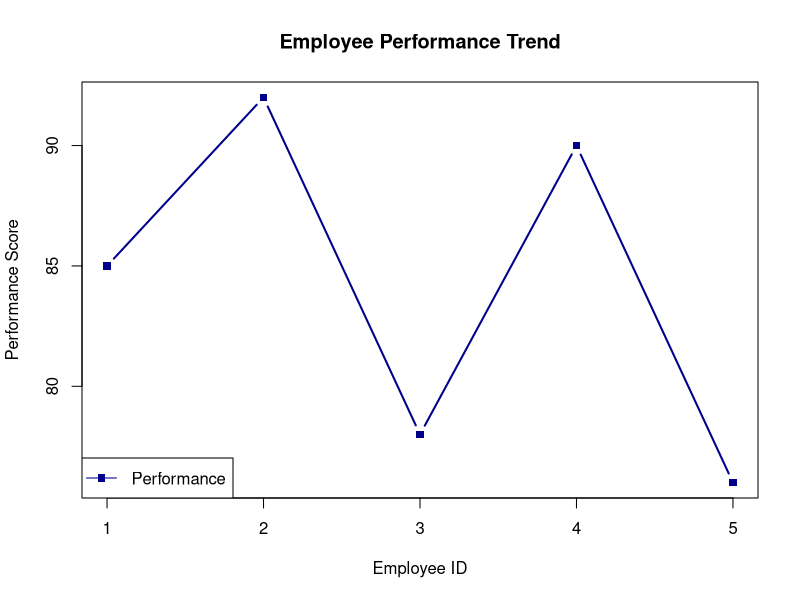
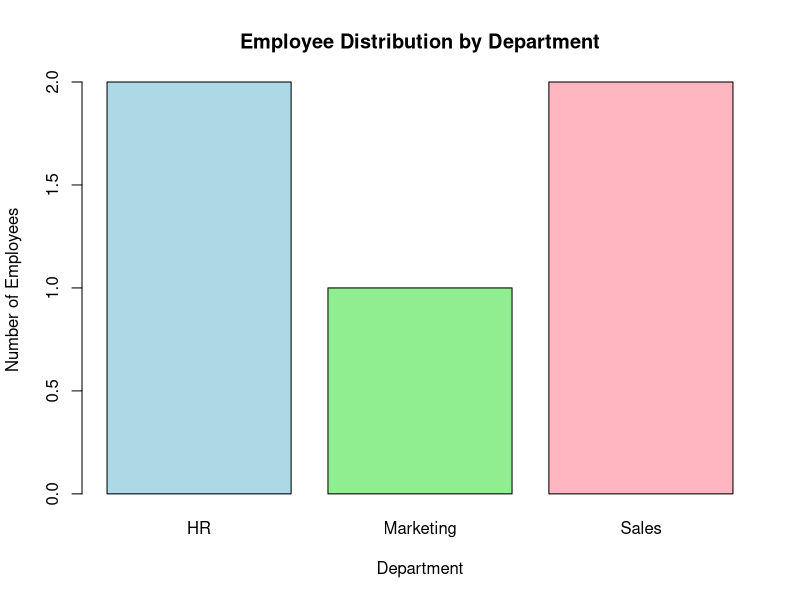
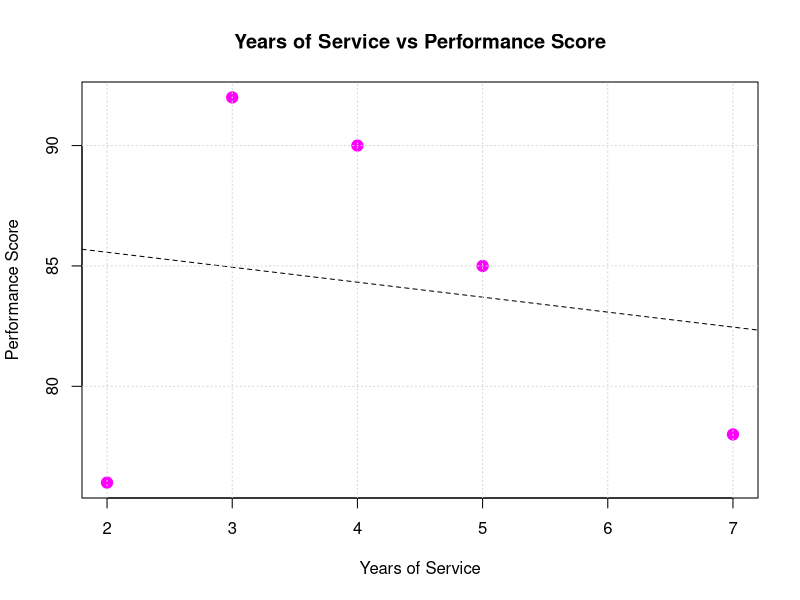
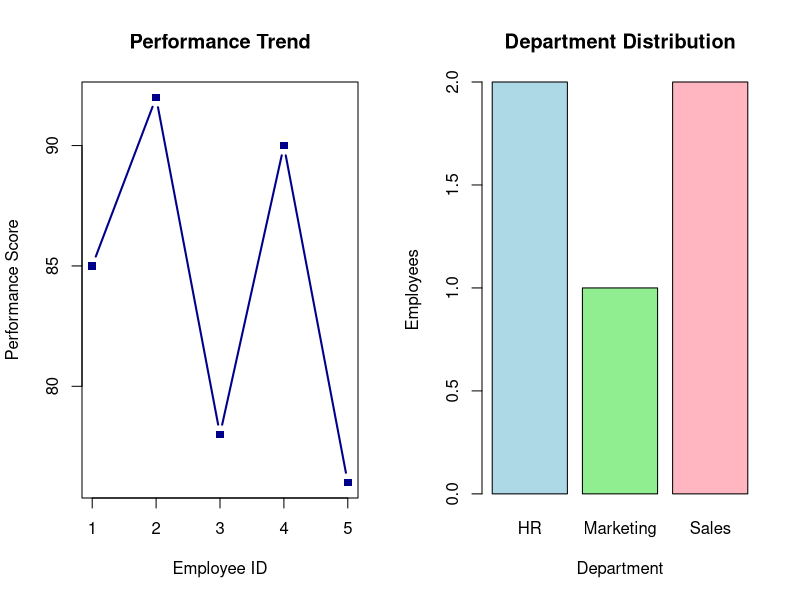

Source code (R) for these figures, in order:
# Experiment 3: Employee Performance Evaluation
# Course: Data Handling and Visualization

# Dataset
emp_ids <- 1:5
departments <- c("Sales", "HR", "Marketing", "Sales", "HR")
service_years <- c(5, 3, 7, 4, 2)
perf_scores <- c(85, 92, 78, 90, 76)
df3 <- data.frame(EmployeeID = emp_ids, Department = departments, YearsOfService = service_years, PerformanceScore = perf_scores)

cat("--- Experiment 3: Employee Performance Evaluation ---\n")
print(df3)

# Q1: Create a line chart to visualize the performance trend of employees over time.
png("outputs/exp3_q1_line_chart.png", width=800, height=600)
plot(df3$EmployeeID, df3$PerformanceScore, type="b", col="darkblue", pch=15, lwd=2,
     xlab="Employee ID", ylab="Performance Score", main="Employee Performance Trend")
legend("bottomleft", legend="Performance", col="darkblue", lty=1, pch=15)
dev.off()

# Q2: Generate a bar chart showing the distribution of employees across different departments.
dept_counts <- table(df3$Department)
png("outputs/exp3_q2_bar_chart.png", width=800, height=600)
barplot(dept_counts, col=c("lightblue", "lightgreen", "lightpink"), 
        xlab="Department", ylab="Number of Employees", main="Employee Distribution by Department")
dev.off()

# Q3: Build a scatter plot to analyze the correlation between years of service and performance scores.
png("outputs/exp3_q3_scatter_plot.png", width=800, height=600)
plot(df3$YearsOfService, df3$PerformanceScore, xlab="Years of Service", ylab="Performance Score",
     main="Years of Service vs Performance Score", col="magenta", pch=19, cex=1.5)
abline(lm(df3$PerformanceScore ~ df3$YearsOfService), col="black", lty=2)
grid()
dev.off()
cat("Insight: The scatter plot suggests no simple positive linear correlation between service length and performance score in this dataset.\n")

# Q4: Develop a Tableau dashboard simulation.
png("outputs/exp3_q4_dashboard_simulation.png", width=1200, height=600)
par(mfrow=c(1,2))
plot(df3$EmployeeID, df3$PerformanceScore, type="b", col="darkblue", pch=15, lwd=2,
     xlab="Employee ID", ylab="Performance Score", main="Performance Trend")
barplot(dept_counts, col=c("lightblue", "lightgreen", "lightpink"), 
        xlab="Department", ylab="Employees", main="Department Distribution")
dev.off()
cat("Experiment 3 successfully completed. Plots saved to outputs/.\n\n")
